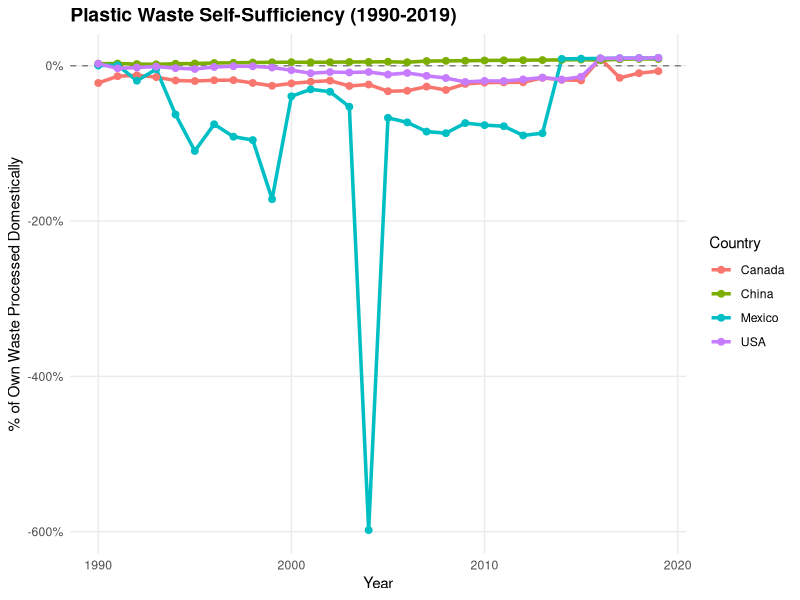
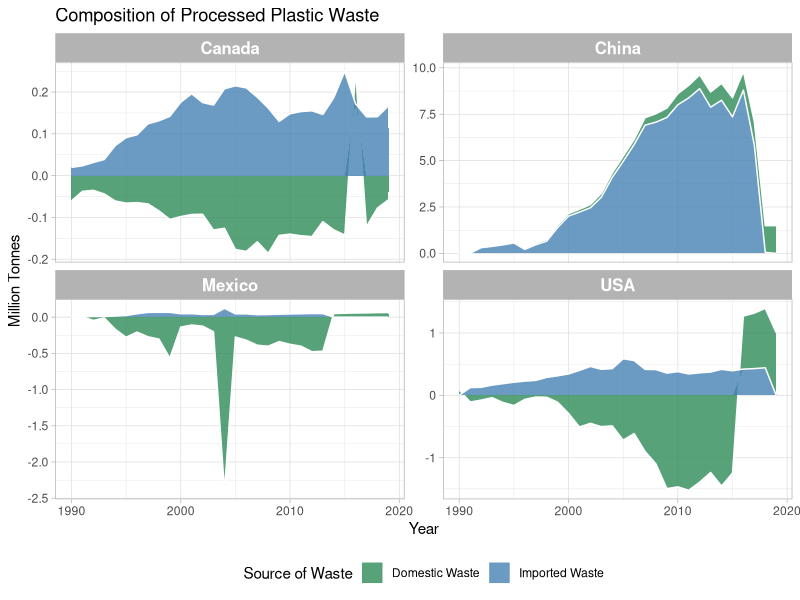

Write the R code that produced these figures, in order.
library(tidyverse)
library(scales)

# Plotting the Country Waste Analysis!
waste_data <- read_csv("Final_Country_Waste_Analysis.csv")

target_countries <- c(
  "Germany", "United Kingdom", "Japan", 
  "Canada", "Australia"
)

volatile_countries <-c(
  "China", "Mexico", "Canada", "USA"
)

# Mexico??

plot_data <- waste_data %>%
  filter(Country %in% volatile_countries) %>%
  filter(Year >= 1990 & Year <= 2019)

ggplot(plot_data, aes(x = Year, y = Percent_Own_Processed, color = Country)) +
  geom_hline(yintercept = 0, linetype = "dashed", color = "gray50") + # The "Net Zero" line
  geom_line(size = 1.2) +
  geom_point(size = 2) +
  scale_y_continuous(labels = percent_format(scale = 1)) + # Format axis as %
  labs(
    title = "Plastic Waste Self-Sufficiency (1990-2019)",
    y = "% of Own Waste Processed Domestically",
    x = "Year",
    color = "Country"
  ) +
  theme_minimal() +
  theme(
    legend.position = "right",
    plot.title = element_text(face = "bold", size = 14),
    panel.grid.minor = element_blank()
  )

volume_data <- plot_data %>%
  select(Country, Year, Processed_Own_Waste, Processed_Others_Waste) %>%
  pivot_longer(
    cols = c("Processed_Own_Waste", "Processed_Others_Waste"),
    names_to = "Source",
    values_to = "Volume_Million_Tonnes"
  ) %>%
  mutate(
    Source_Label = case_when(
      Source == "Processed_Own_Waste" ~ "Domestic Waste",
      Source == "Processed_Others_Waste" ~ "Imported Waste"
    )
  )


ggplot(volume_data %>% filter(Country %in% volatile_countries),
       aes(x = Year, y = Volume_Million_Tonnes, fill = Source_Label)) +
  geom_area(alpha = 0.8, color = "white") + # Area chart shows volume accumulation
  facet_wrap(~Country, scales = "free_y") + # Separate panel for each country
  scale_fill_manual(values = c("Domestic Waste" = "#2E8B57", "Imported Waste" = "#4682B4")) +
  labs(
    title = "Composition of Processed Plastic Waste",
    y = "Million Tonnes",
    x = "Year",
    fill = "Source of Waste"
  ) +
  theme_light() +
  theme(
    strip.text = element_text(face = "bold", size = 12),
    legend.position = "bottom"
  )